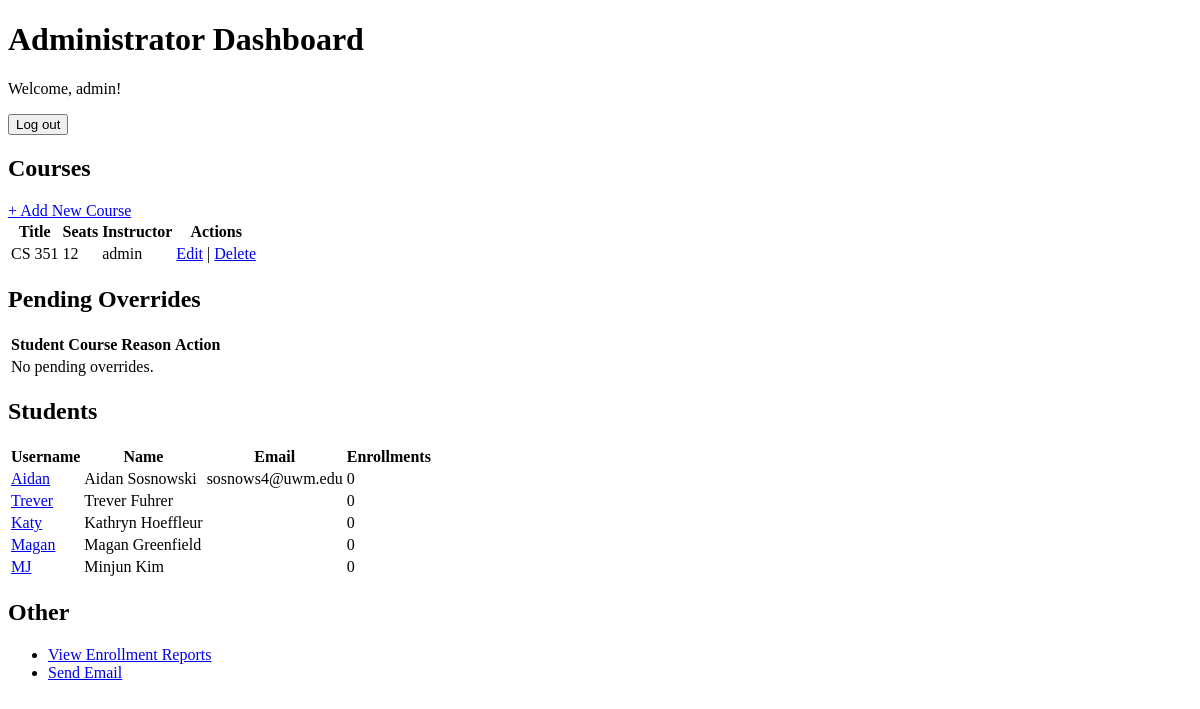
Page /admin-home/ (signed in) on the earlier database version.
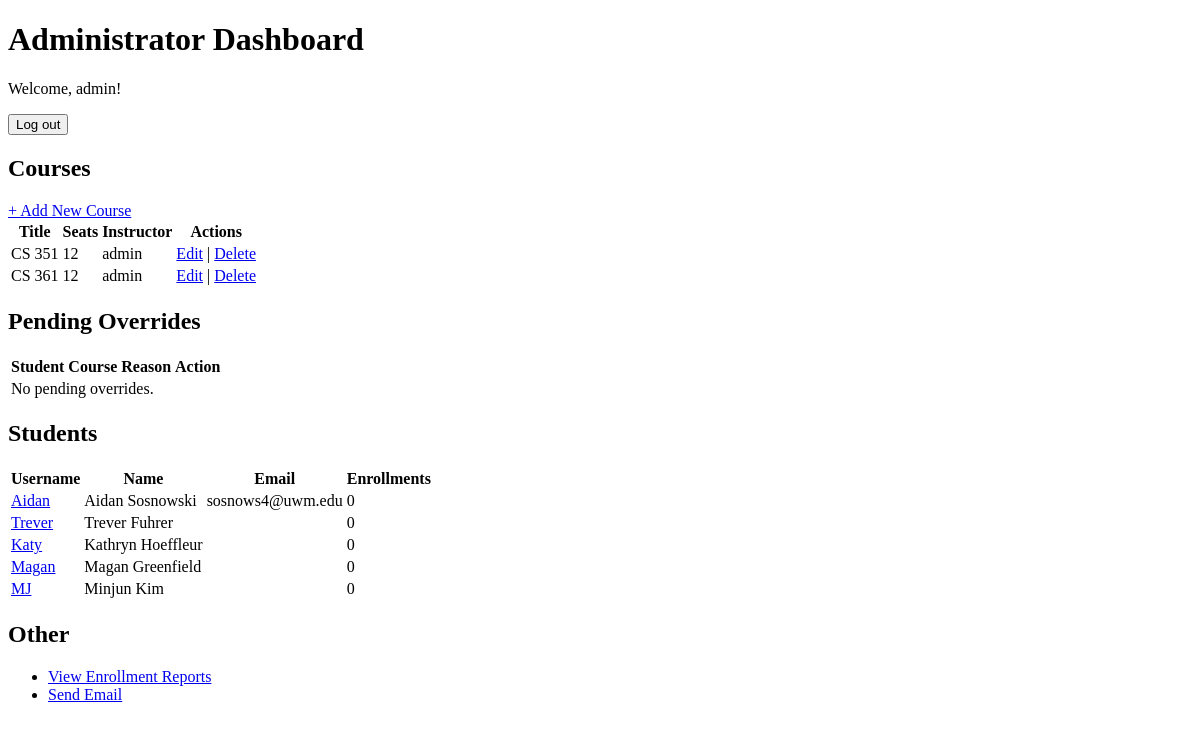
Same page on the later database version.
### administration/models.py (models this page shows, shortened)
class Course(models.Model):
    title = models.CharField(max_length=200)
    description = models.TextField()
    seat_limit = models.PositiveIntegerField()
    prerequisites = models.ManyToManyField('self', blank=True, symmetrical=False)
    instructor = models.ForeignKey(settings.AUTH_USER_MODEL,on_delete=models.SET_NULL,
        null=True,
        related_name='courses',
    )

### administration/views.py (the view)
# urls.py: path('admin-home/', login_required(admin_home), name='admin-home'),
@login_required
def admin_home(request):
    if not request.user.is_staff:
        return redirect('home')
    courses   = Course.objects.all()
    overrides = OverrideRequest.objects.filter(status='pending')
    students  = User.objects.filter(is_staff=False)
    return render(request, 'admin_home.html', {
        'courses':   courses,
        'overrides': overrides,
        'students':  students,
    })

### templates/admin_home.html (shortened to what this page needs)
<!DOCTYPE html>
<html lang="en">
<head>
</head>
<body>
  <h1>Administrator Dashboard</h1>
  <p>
    Welcome, {{ request.user.username }}!
    <form action="{% url 'logout' %}" method="post">
      <button type="submit">Log out</button>
    </form>
  </p>
  <h2>Courses</h2>
  <a href="{% url 'admin-course-add' %}">+ Add New Course</a>
  <table>
    <tr><th>Title</th><th>Seats</th><th>Instructor</th><th>Actions</th></tr>
    {% for c in courses %}
      <tr>
        <td>{{ c.title }}</td>
        <td>{{ c.seat_limit }}</td>
        <td>{{ c.instructor }}</td>
        <td>
          <a href="{% url 'admin-course-edit' c.pk %}">Edit</a> |
          <a href="{% url 'admin-course-delete' c.pk %}">Delete</a>
        </td>
      </tr>
    {% empty %}
      <tr><td colspan="4">No courses defined.</td></tr>
    {% endfor %}
  </table>
  <h2>Pending Overrides</h2>
  <table>
    <tr><th>Student</th><th>Course</th><th>Reason</th><th>Action</th></tr>
    {% for o in overrides %}
      <tr>
        <td>{{ o.student }}</td>
        <td>{{ o.course }}</td>
        <td>{{ o.reason }}</td>
        <td><a href="{% url 'admin-override-action' o.pk %}">Review</a></td>
      </tr>
    {% empty %}
      <tr><td colspan="4">No pending overrides.</td></tr>
    {% endfor %}
  </table>
  <h2>Students</h2>
  <table>
    <tr><th>Username</th><th>Name</th><th>Email</th><th>Enrollments</th></tr>
    {% for s in students %}
      <tr>
        <td><a href="{% url 'admin-student-detail' s.pk %}">{{ s.username }}</a></td>
        <td>{{ s.get_full_name }}</td>
        <td>{{ s.email }}</td>
        <td>{{ s.enrollments.count }}</td>
      </tr>
    {% empty %}
      <tr><td colspan="4">No students found.</td></tr>
    {% endfor %}
  </table>
  <h2>Other</h2>
  <ul>
    <li><a href="{% url 'report' %}">View Enrollment Reports</a></li>
    <li><a href="{% url 'admin-email' %}">Send Email</a></li>
  </ul>
</body>
</html>

Differences in the rows shown:
added Course: title "CS 361", seat_limit "12", instructor "admin"
